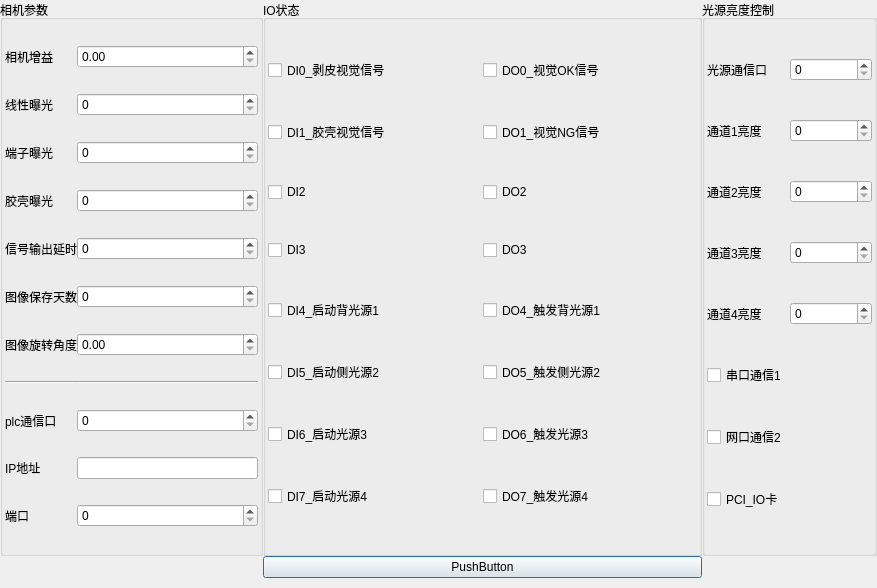
<?xml version="1.0" encoding="UTF-8"?>
<ui version="4.0">
 <class>ParamPage</class>
 <widget class="QDialog" name="ParamPage">
  <property name="geometry">
   <rect>
    <x>0</x>
    <y>0</y>
    <width>877</width>
    <height>588</height>
   </rect>
  </property>
  <property name="windowTitle">
   <string>ParamPage</string>
  </property>
  <layout class="QHBoxLayout" name="horizontalLayout">
   <property name="spacing">
    <number>0</number>
   </property>
   <property name="leftMargin">
    <number>0</number>
   </property>
   <property name="topMargin">
    <number>0</number>
   </property>
   <property name="rightMargin">
    <number>0</number>
   </property>
   <property name="bottomMargin">
    <number>0</number>
   </property>
   <item>
    <layout class="QGridLayout" name="gridLayout" columnstretch="3,5,2" columnminimumwidth="0,0,0">
     <property name="bottomMargin">
      <number>10</number>
     </property>
     <item row="0" column="0">
      <widget class="QGroupBox" name="groupBox">
       <property name="title">
        <string>相机参数</string>
       </property>
       <layout class="QGridLayout" name="gridLayout_3">
        <property name="leftMargin">
         <number>2</number>
        </property>
        <property name="topMargin">
         <number>0</number>
        </property>
        <property name="rightMargin">
         <number>2</number>
        </property>
        <property name="bottomMargin">
         <number>0</number>
        </property>
        <property name="spacing">
         <number>0</number>
        </property>
        <item row="9" column="1">
         <widget class="QLineEdit" name="lineEdit"/>
        </item>
        <item row="0" column="0">
         <widget class="QLabel" name="label">
          <property name="text">
           <string>相机增益</string>
          </property>
         </widget>
        </item>
        <item row="9" column="0">
         <widget class="QLabel" name="label_9">
          <property name="text">
           <string>IP地址</string>
          </property>
         </widget>
        </item>
        <item row="6" column="0">
         <widget class="QLabel" name="label_7">
          <property name="text">
           <string>图像旋转角度</string>
          </property>
         </widget>
        </item>
        <item row="1" column="0">
         <widget class="QLabel" name="label_2">
          <property name="text">
           <string>线性曝光</string>
          </property>
         </widget>
        </item>
        <item row="5" column="1">
         <widget class="QSpinBox" name="spinBox_5"/>
        </item>
        <item row="0" column="1">
         <widget class="QDoubleSpinBox" name="doubleSpinBox"/>
        </item>
        <item row="4" column="0">
         <widget class="QLabel" name="label_5">
          <property name="text">
           <string>信号输出延时</string>
          </property>
         </widget>
        </item>
        <item row="7" column="1">
         <widget class="Line" name="line_2">
          <property name="orientation">
           <enum>Qt::Orientation::Horizontal</enum>
          </property>
         </widget>
        </item>
        <item row="8" column="1">
         <widget class="QSpinBox" name="spinBox_6"/>
        </item>
        <item row="2" column="1">
         <widget class="QSpinBox" name="spinBox_2"/>
        </item>
        <item row="5" column="0">
         <widget class="QLabel" name="label_6">
          <property name="text">
           <string>图像保存天数</string>
          </property>
         </widget>
        </item>
        <item row="6" column="1">
         <widget class="QDoubleSpinBox" name="doubleSpinBox_2"/>
        </item>
        <item row="8" column="0">
         <widget class="QLabel" name="label_8">
          <property name="text">
           <string>plc通信口</string>
          </property>
         </widget>
        </item>
        <item row="3" column="0">
         <widget class="QLabel" name="label_4">
          <property name="text">
           <string>胶壳曝光</string>
          </property>
         </widget>
        </item>
        <item row="7" column="0">
         <widget class="Line" name="line">
          <property name="orientation">
           <enum>Qt::Orientation::Horizontal</enum>
          </property>
         </widget>
        </item>
        <item row="4" column="1">
         <widget class="QSpinBox" name="spinBox_4"/>
        </item>
        <item row="3" column="1">
         <widget class="QSpinBox" name="spinBox_3"/>
        </item>
        <item row="2" column="0">
         <widget class="QLabel" name="label_3">
          <property name="text">
           <string>端子曝光</string>
          </property>
         </widget>
        </item>
        <item row="1" column="1">
         <widget class="QSpinBox" name="spinBox"/>
        </item>
        <item row="10" column="0">
         <widget class="QLabel" name="label_10">
          <property name="text">
           <string>端口</string>
          </property>
         </widget>
        </item>
        <item row="10" column="1">
         <widget class="QSpinBox" name="spinBox_7"/>
        </item>
       </layout>
      </widget>
     </item>
     <item row="0" column="2">
      <widget class="QGroupBox" name="groupBox_3">
       <property name="title">
        <string>光源亮度控制</string>
       </property>
       <layout class="QGridLayout" name="gridLayout_4">
        <property name="leftMargin">
         <number>2</number>
        </property>
        <property name="topMargin">
         <number>0</number>
        </property>
        <property name="rightMargin">
         <number>2</number>
        </property>
        <property name="bottomMargin">
         <number>0</number>
        </property>
        <property name="spacing">
         <number>0</number>
        </property>
        <item row="0" column="0">
         <widget class="QLabel" name="label_11">
          <property name="text">
           <string>光源通信口</string>
          </property>
         </widget>
        </item>
        <item row="2" column="1">
         <widget class="QSpinBox" name="spinBox_10"/>
        </item>
        <item row="3" column="0">
         <widget class="QLabel" name="label_14">
          <property name="text">
           <string>通道3亮度</string>
          </property>
         </widget>
        </item>
        <item row="1" column="0">
         <widget class="QLabel" name="label_12">
          <property name="text">
           <string>通道1亮度</string>
          </property>
         </widget>
        </item>
        <item row="5" column="0">
         <widget class="QCheckBox" name="checkBox">
          <property name="text">
           <string>串口通信1</string>
          </property>
         </widget>
        </item>
        <item row="4" column="1">
         <widget class="QSpinBox" name="spinBox_12"/>
        </item>
        <item row="2" column="0">
         <widget class="QLabel" name="label_13">
          <property name="text">
           <string>通道2亮度</string>
          </property>
         </widget>
        </item>
        <item row="3" column="1">
         <widget class="QSpinBox" name="spinBox_11"/>
        </item>
        <item row="1" column="1">
         <widget class="QSpinBox" name="spinBox_8"/>
        </item>
        <item row="0" column="1">
         <widget class="QSpinBox" name="spinBox_9"/>
        </item>
        <item row="4" column="0">
         <widget class="QLabel" name="label_15">
          <property name="text">
           <string>通道4亮度</string>
          </property>
         </widget>
        </item>
        <item row="6" column="0">
         <widget class="QCheckBox" name="checkBox_2">
          <property name="text">
           <string>网口通信2</string>
          </property>
         </widget>
        </item>
        <item row="7" column="0">
         <widget class="QCheckBox" name="checkBox_3">
          <property name="text">
           <string>PCI_IO卡</string>
          </property>
         </widget>
        </item>
       </layout>
      </widget>
     </item>
     <item row="0" column="1">
      <widget class="QGroupBox" name="groupBox_2">
       <property name="title">
        <string>IO状态</string>
       </property>
       <layout class="QGridLayout" name="gridLayout_2">
        <property name="leftMargin">
         <number>2</number>
        </property>
        <property name="topMargin">
         <number>0</number>
        </property>
        <property name="rightMargin">
         <number>2</number>
        </property>
        <property name="bottomMargin">
         <number>0</number>
        </property>
        <property name="spacing">
         <number>0</number>
        </property>
        <item row="4" column="0">
         <widget class="QCheckBox" name="checkBox_DI4">
          <property name="text">
           <string>DI4_启动背光源1</string>
          </property>
         </widget>
        </item>
        <item row="1" column="0">
         <widget class="QCheckBox" name="checkBox_DI1">
          <property name="text">
           <string>DI1_胶壳视觉信号</string>
          </property>
         </widget>
        </item>
        <item row="6" column="1">
         <widget class="QCheckBox" name="checkBox_DO6">
          <property name="text">
           <string>DO6_触发光源3</string>
          </property>
         </widget>
        </item>
        <item row="2" column="0">
         <widget class="QCheckBox" name="checkBox_DI2">
          <property name="text">
           <string>DI2</string>
          </property>
         </widget>
        </item>
        <item row="2" column="1">
         <widget class="QCheckBox" name="checkBox_DO2">
          <property name="text">
           <string>DO2</string>
          </property>
         </widget>
        </item>
        <item row="7" column="0">
         <widget class="QCheckBox" name="checkBox_DI7">
          <property name="text">
           <string>DI7_启动光源4</string>
          </property>
         </widget>
        </item>
        <item row="3" column="0">
         <widget class="QCheckBox" name="checkBox_DI3">
          <property name="text">
           <string>DI3</string>
          </property>
         </widget>
        </item>
        <item row="5" column="1">
         <widget class="QCheckBox" name="checkBox_DO5">
          <property name="text">
           <string>DO5_触发侧光源2</string>
          </property>
         </widget>
        </item>
        <item row="0" column="1">
         <widget class="QCheckBox" name="checkBox_DO0">
          <property name="text">
           <string>DO0_视觉OK信号</string>
          </property>
         </widget>
        </item>
        <item row="3" column="1">
         <widget class="QCheckBox" name="checkBox_DO3">
          <property name="text">
           <string>DO3</string>
          </property>
         </widget>
        </item>
        <item row="1" column="1">
         <widget class="QCheckBox" name="checkBox_DO1">
          <property name="text">
           <string>DO1_视觉NG信号</string>
          </property>
         </widget>
        </item>
        <item row="5" column="0">
         <widget class="QCheckBox" name="checkBox_DI5">
          <property name="text">
           <string>DI5_启动侧光源2</string>
          </property>
         </widget>
        </item>
        <item row="6" column="0">
         <widget class="QCheckBox" name="checkBox_DI6">
          <property name="text">
           <string>DI6_启动光源3</string>
          </property>
         </widget>
        </item>
        <item row="7" column="1">
         <widget class="QCheckBox" name="checkBox_DO7">
          <property name="text">
           <string>DO7_触发光源4</string>
          </property>
         </widget>
        </item>
        <item row="0" column="0">
         <widget class="QCheckBox" name="checkBox_DI0">
          <property name="text">
           <string>DI0_剥皮视觉信号</string>
          </property>
         </widget>
        </item>
        <item row="4" column="1">
         <widget class="QCheckBox" name="checkBox_DO4">
          <property name="text">
           <string>DO4_触发背光源1</string>
          </property>
         </widget>
        </item>
       </layout>
      </widget>
     </item>
     <item row="1" column="1">
      <widget class="QPushButton" name="pushButton">
       <property name="text">
        <string>PushButton</string>
       </property>
      </widget>
     </item>
    </layout>
   </item>
  </layout>
 </widget>
 <resources/>
 <connections/>
</ui>
